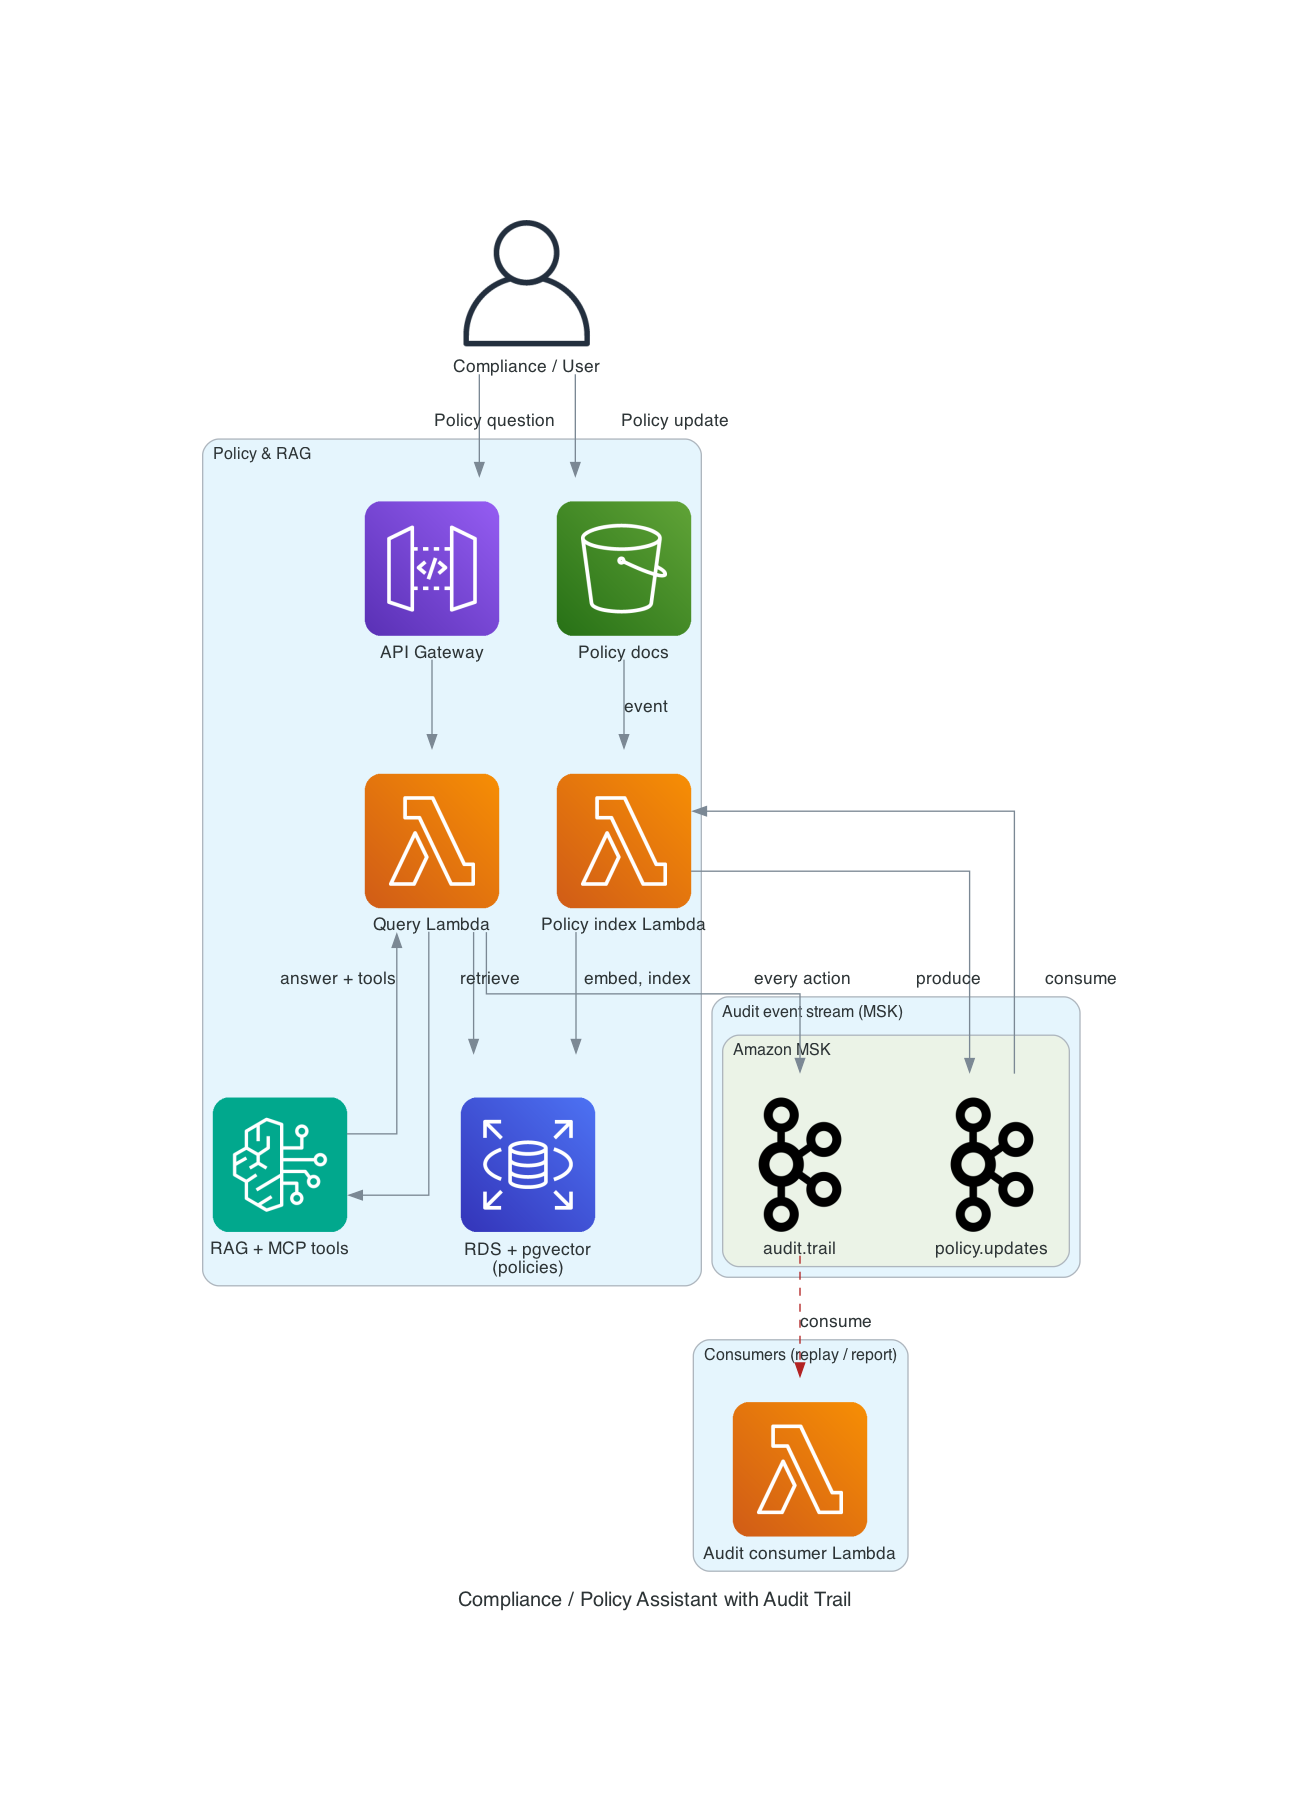

Here is the Python script that generated this plot:
"""Compliance / Policy Assistant with Audit Trail — RAG, MCP, Lambda, MSK."""
from diagrams import Diagram, Cluster, Edge
from diagrams.onprem.client import User
from diagrams.aws.compute import Lambda
from diagrams.aws.network import APIGateway
from diagrams.aws.database import RDS
from diagrams.aws.ml import Bedrock
from diagrams.onprem.queue import Kafka
from diagrams.aws.storage import S3

with Diagram(
    "Compliance / Policy Assistant with Audit Trail",
    filename="03_compliance_policy_audit",
    show=False,
    direction="TB",
):
    user = User("Compliance / User")

    with Cluster("Audit event stream (MSK)"):
        with Cluster("Amazon MSK"):
            policy_events = Kafka("policy.updates")
            audit_events = Kafka("audit.trail")

    with Cluster("Policy & RAG"):
        policy_bucket = S3("Policy docs")
        index_lambda = Lambda("Policy index Lambda")
        vector_db = RDS("RDS + pgvector\n(policies)")
        api = APIGateway("API Gateway")
        query_lambda = Lambda("Query Lambda")
        bedrock = Bedrock("RAG + MCP tools")

    with Cluster("Consumers (replay / report)"):
        audit_lambda = Lambda("Audit consumer Lambda")

    # Policy updates -> re-index
    user >> Edge(label="Policy update") >> policy_bucket
    policy_bucket >> Edge(label="event") >> index_lambda
    index_lambda >> Edge(label="produce") >> policy_events
    policy_events >> Edge(label="consume") >> index_lambda
    index_lambda >> Edge(label="embed, index") >> vector_db

    # User query -> RAG + tools -> audit to MSK
    user >> Edge(label="Policy question") >> api
    api >> query_lambda
    query_lambda >> Edge(label="retrieve") >> vector_db
    query_lambda >> Edge(label="answer + tools") >> bedrock
    bedrock >> query_lambda
    query_lambda >> Edge(label="every action") >> audit_events
    audit_events >> Edge(color="firebrick", style="dashed", label="consume") >> audit_lambda
